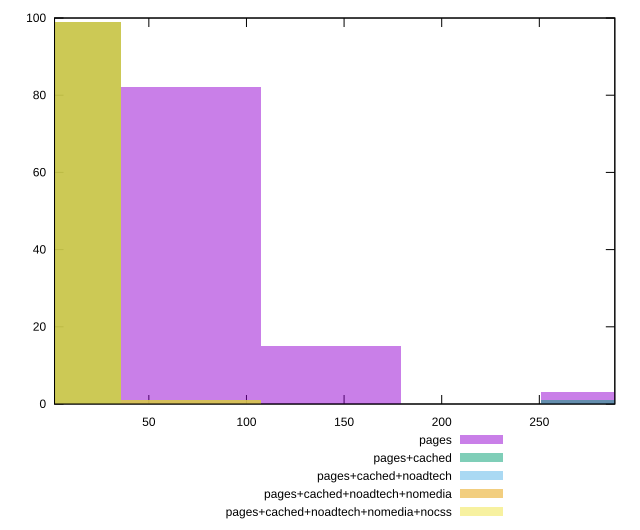

The script that saved this image:
reset

$pages <<EOF
286.5029769444499 3
71.62574423611248 82
143.25148847222496 15
EOF

$pagesCached <<EOF
286.5029769444499 1
0 99
EOF

$pagesCachedNoadtech <<EOF
71.62574423611248 1
0 99
EOF

$pagesCachedNoadtechNomedia <<EOF
71.62574423611248 1
0 99
EOF

$pagesCachedNoadtechNomediaNocss <<EOF
71.62574423611248 1
0 99
EOF

set key outside below
set boxwidth 71.62574423611248
set xrange [1.6969999999999998:288.66999999999996]
set yrange [0:100]
set trange [0:100]
set style fill transparent solid 0.5 noborder
set terminal svg size 640, 530 enhanced background rgb 'white'
set output "report_00023_2021-02-20T12:14:57.249Z/server-response-time/comparison/histogram/all_raw.svg"

plot $pages title "pages" with boxes, \
     $pagesCached title "pages+cached" with boxes, \
     $pagesCachedNoadtech title "pages+cached+noadtech" with boxes, \
     $pagesCachedNoadtechNomedia title "pages+cached+noadtech+nomedia" with boxes, \
     $pagesCachedNoadtechNomediaNocss title "pages+cached+noadtech+nomedia+nocss" with boxes

reset
